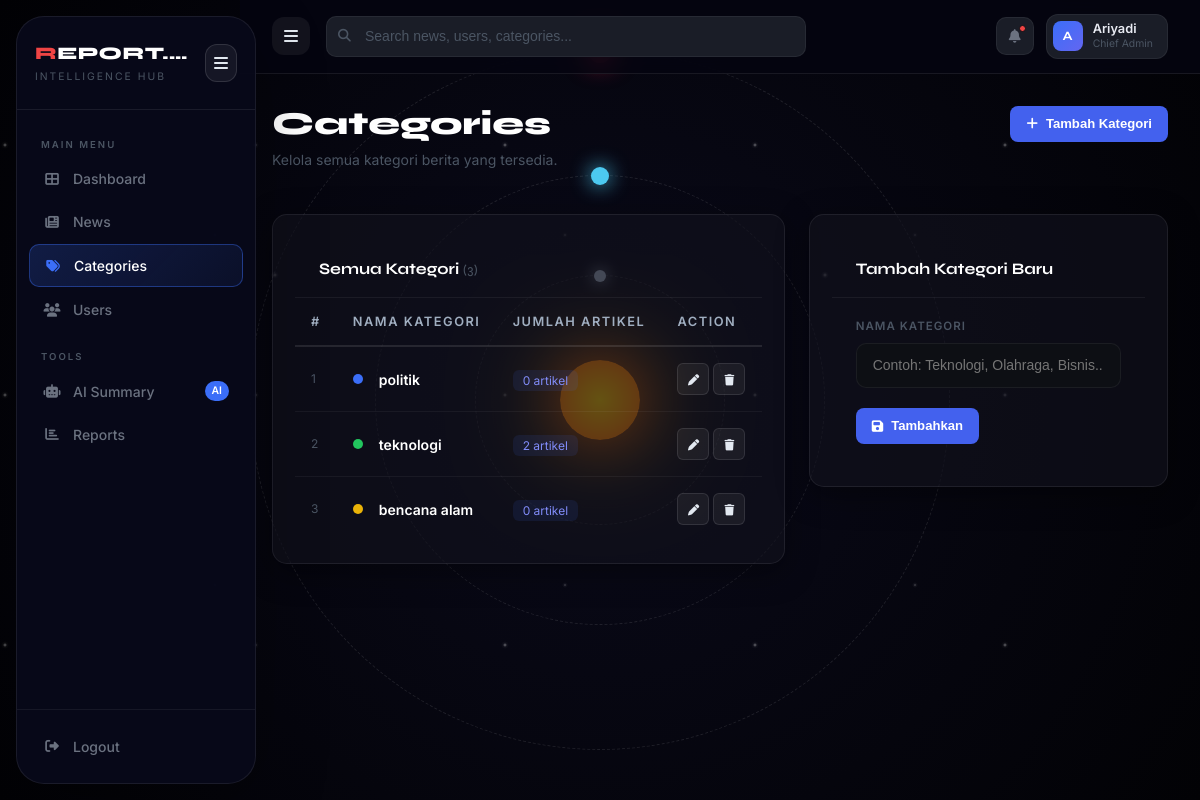
Page /admin-panel/categories/ (signed in) on the committed database.
### news/models.py (models this page shows, shortened)
class Kategori(models.Model):
    nama = models.CharField(max_length=100)

### news/admin_views.py (the view)
# urls.py: path('categories/', admin_views.admin_categories, name='admin_categories'),
@login_required
@staff_required
def admin_categories(request):
    if request.method == 'POST':
        nama = request.POST.get('nama', '').strip()
        if nama:
            Kategori.objects.create(nama=nama)
        return redirect('admin_categories')
    kategori = Kategori.objects.all()
    return render(request, 'admin_panel/admin_categories.html', {'daftar_kategori': kategori})

### news/admin_views.py (called while the page is built)
def is_staff(user):
    return user.is_authenticated and user.is_staff

### templates/admin_panel/admin_categories.html (shortened to what this page needs)
{% extends 'admin_base.html' %}
{% block nav_categories %}active{% endblock %}
{% block content %}
<div class="page-header fade-in d-flex align-items-start justify-content-between">
    <div>
        <h1 class="page-title">Categories</h1>
        <p class="page-subtitle">Kelola semua kategori berita yang tersedia.</p>
    </div>
    <a href="{% url 'admin_category_create' %}" class="btn-admin-primary">
        <i class="fas fa-plus"></i> Tambah Kategori
    </a>
</div>
<div class="row g-4">
    <div class="col-lg-7 fade-in delay-1">
        <div class="card-admin">
            <div class="card-header-admin">
                <span style="font-family:'Syne',sans-serif; font-weight:700; color:#fff;">
                    Semua Kategori <span style="color:var(--text-muted); font-weight:400; font-size:0.85rem;">({{ daftar_kategori|length }})</span>
                </span>
            </div>
            <table class="admin-table">
                <thead>
                    <tr>
                        <th>#</th>
                        <th>Nama Kategori</th>
                        <th>Jumlah Artikel</th>
                        <th>Action</th>
                    </tr>
                </thead>
                <tbody>
                    {% for kat in daftar_kategori %}
                    <tr>
                        <td style="color:var(--text-muted); font-size:0.75rem;">{{ forloop.counter }}</td>
                        <td>
                            <div class="d-flex align-items-center gap-3">
                                <span style="width:10px; height:10px; border-radius:50%; background:
                                    {% if forloop.counter == 1 %}#3b6ef8
                                    {% elif forloop.counter == 2 %}#22c55e
                                    {% elif forloop.counter == 3 %}#eab308
                                    {% elif forloop.counter == 4 %}#ef4444
                                    {% else %}#a855f7{% endif %}; flex-shrink:0;"></span>
                                <span style="font-weight:600; color:#fff; font-size:0.875rem;">{{ kat.nama }}</span>
                            </div>
                        </td>
                        <td>
                            <span style="background:rgba(59,110,248,0.1); color:#818cf8; border-radius:6px; padding:3px 10px; font-size:0.75rem;">
                                {{ kat.artikel_set.count }} artikel
                            </span>
                        </td>
                        <td>
                            <div class="d-flex gap-1">
                                <a href="{% url 'admin_category_edit' kat.id %}" class="btn-icon"><i class="fas fa-pen"></i></a>
                                <a href="{% url 'admin_category_delete' kat.id %}" class="btn-icon danger"><i class="fas fa-trash"></i></a>
                            </div>
                        </td>
                    </tr>
                    {% empty %}
                    <tr>
                        <td colspan="4" style="text-align:center; padding:40px; color:var(--text-muted);">
                            Belum ada kategori.
                        </td>
                    </tr>
                    {% endfor %}
                </tbody>
            </table>
        </div>
    </div>
    <div class="col-lg-5 fade-in delay-2">
        <div class="card-admin">
            <div class="card-header-admin">
                <span style="font-family:'Syne',sans-serif; font-weight:700; color:#fff;">
                    {% if edit_kat %}Edit Kategori{% else %}Tambah Kategori Baru{% endif %}
                </span>
            </div>
            <div class="card-body-admin">
                <form method="POST">
                    <div style="margin-bottom:16px;">
                        <label style="font-size:0.72rem; font-weight:600; letter-spacing:1px; text-transform:uppercase; color:var(--text-muted); display:block; margin-bottom:8px;">Nama Kategori</label>
                        <input type="text" name="nama" value="{{ edit_kat.nama|default:'' }}"
                               placeholder="Contoh: Teknologi, Olahraga, Bisnis..."
                               style="width:100%; background:var(--bg-primary); border:1px solid var(--border-color); color:var(--text-primary); border-radius:10px; padding:11px 16px; font-size:0.875rem; font-family:'DM Sans',sans-serif; transition:border-color 0.2s;"
                               onfocus="this.style.borderColor='var(--border-active)'"
                               onblur="this.style.borderColor='var(--border-color)'">
                    </div>
                    <div style="display:flex; gap:10px; margin-top:20px;">
                        <button type="submit" class="btn-admin-primary">
                            <i class="fas fa-save"></i>
                            {% if edit_kat %}Simpan{% else %}Tambahkan{% endif %}
                        </button>
                    </div>
                </form>
            </div>
        </div>
    </div>
</div>
{% endblock %}

### templates/admin_base.html (shortened to what this page needs)
<!DOCTYPE html>
<html lang="id">
<head>
    <link href="https://cdn.jsdelivr.net/npm/bootstrap@5.3.0/dist/css/bootstrap.min.css" rel="stylesheet">
    <link rel="stylesheet" href="https://cdnjs.cloudflare.com/ajax/libs/font-awesome/6.4.0/css/all.min.css">
</head>
<body>
    <div class="solar-system-bg">
        <div class="stars"></div>
        <div class="sun"></div>
        <div class="orbit orbit1"><div class="planet planet1"></div></div>
        <div class="orbit orbit2"><div class="planet planet2"></div></div>
        <div class="orbit orbit3"><div class="planet planet3"></div></div>
    </div>
    <aside class="admin-sidebar" id="adminSidebar">
        <div class="sidebar-logo">
            <div>
                <div class="logo-text"><span>R</span>EPORT.hub</div>
                <div class="logo-sub">Intelligence Hub</div>
            </div>
            <button class="sidebar-toggle-btn" onclick="toggleSidebar()" aria-label="Toggle sidebar">
                <i class="fas fa-bars"></i>
            </button>
        </div>
        <nav class="sidebar-nav">
            <div class="nav-label">Main Menu</div>
            <a href="{% url 'admin_dashboard' %}" class="nav-item-admin {% block nav_dashboard %}{% endblock %}">
                <span class="nav-icon"><i class="fas fa-th-large"></i></span>
                Dashboard
            </a>
            <a href="{% url 'admin_news' %}" class="nav-item-admin {% block nav_news %}{% endblock %}">
                <span class="nav-icon"><i class="fas fa-newspaper"></i></span>
                News
            </a>
            <a href="{% url 'admin_categories' %}" class="nav-item-admin {% block nav_categories %}{% endblock %}">
                <span class="nav-icon"><i class="fas fa-tags"></i></span>
                Categories
            </a>
            <a href="{% url 'admin_users' %}" class="nav-item-admin {% block nav_users %}{% endblock %}">
                <span class="nav-icon"><i class="fas fa-users"></i></span>
                Users
            </a>
            <div class="nav-label" style="margin-top: 8px;">Tools</div>
            <a href="{% url 'admin_ai_summary' %}" class="nav-item-admin {% block nav_ai %}{% endblock %}">
                <span class="nav-icon"><i class="fas fa-robot"></i></span>
                AI Summary
                <span class="nav-badge">AI</span>
            </a>
            <a href="{% url 'admin_reports' %}" class="nav-item-admin {% block nav_reports %}{% endblock %}">
                <span class="nav-icon"><i class="fas fa-chart-bar"></i></span>
                Reports
            </a>
        </nav>
        <div class="sidebar-footer">
            <form action="{% url 'account_logout' %}" method="post">
                <button type="submit" class="logout-btn">
                    <span class="nav-icon"><i class="fas fa-sign-out-alt"></i></span>
                    Logout
                </button>
            </form>
        </div>
    </aside>
    <div class="admin-main">
        <header class="admin-topbar">
            <button class="sidebar-toggle-btn-top" onclick="toggleSidebar()" aria-label="Toggle sidebar">
                <i class="fas fa-bars"></i>
            </button>
            <div class="topbar-search">
                <span class="search-icon"><i class="fas fa-search"></i></span>
                <input type="text" placeholder="Search news, users, categories...">
            </div>
            <div class="topbar-actions">
                <a href="#" class="notif-btn">
                    <i class="fas fa-bell" style="font-size:0.85rem;"></i>
                    <span class="notif-dot"></span>
                </a>
                <div class="admin-profile">
                    <div class="profile-avatar">
                        {{ request.user.username|slice:":1"|upper }}
                    </div>
                    <div class="profile-info">
                        <div class="profile-name">{{ request.user.username }}</div>
                        <div class="profile-role">
                            {% if request.user.is_superuser %}Chief Admin{% else %}Staff{% endif %}
                        </div>
                    </div>
                </div>
            </div>
        </header>
        <main class="admin-content">
            {% block content %}{% endblock %}
        </main>
    </div>
</body>
</html>

### rows in the picture
Kategori: nama "politik", artikel_set.count "0"
Kategori: nama "teknologi", artikel_set.count "2"
Kategori: nama "bencana alam", artikel_set.count "0"

### other values in the picture
{{ request.user.username|slice:":1"|upper }} "A"
{{ request.user.username }} "Ariyadi"
{{ daftar_kategori|length }} "3"
